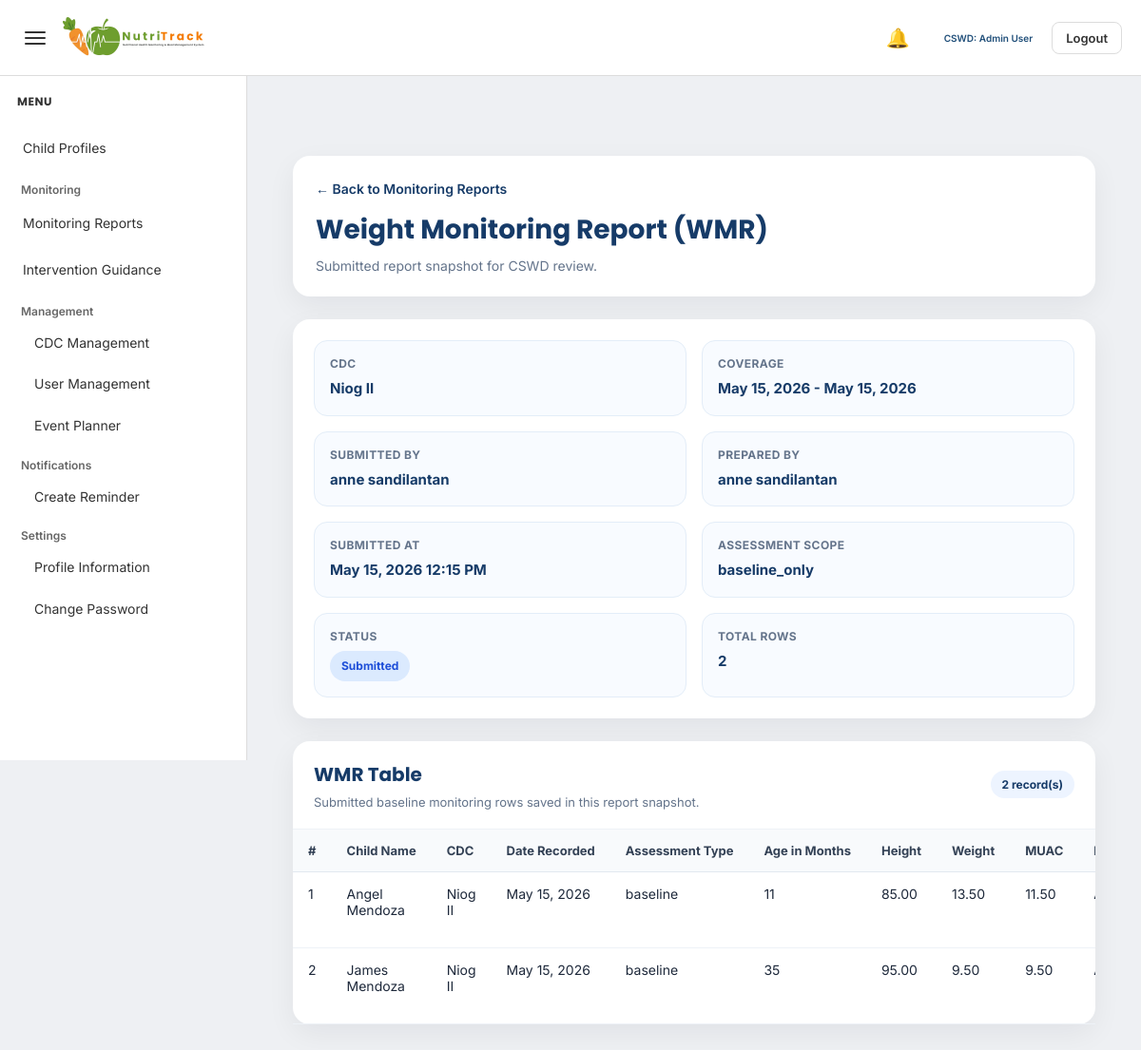
/admin/view_wmr_report.php?id=43 (signed in), run on the app's committed database.
### tables this page shows
CREATE TABLE `submitted_reports` (
  `submitted_report_id` int(11) NOT NULL,
  `report_type` varchar(100) NOT NULL,
  `cdc_id` int(11) NOT NULL,
  `submitted_by` int(11) NOT NULL,
  `date_from` date DEFAULT NULL,
  `date_to` date DEFAULT NULL,
  `submitted_at` datetime NOT NULL DEFAULT current_timestamp(),
  `status` varchar(50) NOT NULL DEFAULT 'submitted',
  `report_payload` longtext NOT NULL
);

CREATE TABLE `cdc` (
  `cdc_id` int(11) NOT NULL,
  `cdc_name` varchar(100) DEFAULT NULL,
  `barangay` varchar(100) DEFAULT NULL,
  `address` text DEFAULT NULL,
  `status` varchar(20) DEFAULT 'Active',
  `created_at` timestamp NOT NULL DEFAULT current_timestamp()
);

### admin/view_wmr_report.php (the view, shortened to what this page needs)
<?php
include '../config/database.php';
function h($value)
{
    return htmlspecialchars((string)$value, ENT_QUOTES, 'UTF-8');
}
function safe_value($value, $fallback = 'N/A')
{
    return (isset($value) && trim((string)$value) !== '') ? $value : $fallback;
}
function format_date_value($date, $fallback = 'N/A')
{
    $timestamp = strtotime($date);
    return date('F d, Y', $timestamp);
}
function format_datetime_value($date, $fallback = 'N/A')
{
    $timestamp = strtotime($date);
    return date('F d, Y h:i A', $timestamp);
}
$submitted_report_id = (int) $_GET['id'];
$report_sql = "
    SELECT
        sr.submitted_report_id,
        sr.report_type,
        sr.cdc_id,
        sr.submitted_by,
        sr.date_from,
        sr.date_to,
        sr.submitted_at,
        sr.status,
        sr.report_payload,
        c.cdc_name,
        c.barangay,
        c.address AS cdc_address,
        CONCAT(
            COALESCE(u.first_name, ''),
            CASE
                WHEN u.first_name IS NOT NULL AND u.first_name != '' AND u.last_name IS NOT NULL AND u.last_name != '' THEN ' '
                ELSE ''
            END,
            COALESCE(u.last_name, '')
        ) AS submitted_by_name
    FROM submitted_reports sr
    INNER JOIN cdc c ON sr.cdc_id = c.cdc_id
    INNER JOIN users u ON sr.submitted_by = u.user_id
    WHERE sr.submitted_report_id = ?
    LIMIT 1
";
$stmt_report = mysqli_prepare($conn, $report_sql);
mysqli_stmt_bind_param($stmt_report, "i", $submitted_report_id);
mysqli_stmt_execute($stmt_report);
$result_report = mysqli_stmt_get_result($stmt_report);
$report = mysqli_fetch_assoc($result_report);
$payload = json_decode($report['report_payload'], true);
$rows = [];
if (isset($payload['submitted_rows']) && is_array($payload['submitted_rows'])) {
    $rows = $payload['submitted_rows'];
}
$prepared_by = safe_value($payload['prepared_by'] ?? '', $report['submitted_by_name']);
$assessment_scope = safe_value($payload['assessment_scope'] ?? '', 'N/A');
$total_records = isset($payload['total_records']) ? (int)$payload['total_records'] : count($rows);
$coverage_text = 'All Dates';
if (!empty($report['date_from']) && !empty($report['date_to'])) {
    $coverage_text = format_date_value($report['date_from']) . ' - ' . format_date_value($report['date_to']);
} elseif (!empty($report['date_from'])) {
    $coverage_text = 'From ' . format_date_value($report['date_from']);
} elseif (!empty($report['date_to'])) {
    $coverage_text = 'Up to ' . format_date_value($report['date_to']);
}
$status = strtolower(trim((string)$report['status']));
$status_class = 'status-default';
if ($status === 'submitted') {
    $status_class = 'status-submitted';
} elseif ($status === 'reviewed') {
    $status_class = 'status-reviewed';
} elseif ($status === 'approved') {
    $status_class = 'status-approved';
} elseif ($status === 'returned') {
    $status_class = 'status-returned';
}
?>
<!DOCTYPE html>
<html lang="en">
<head>
    <link rel="stylesheet" href="../assets/admin/admin-style.css">
</head>
<body>
<?php include '../includes/admin_topbar.php'; ?>
<?php include '../includes/admin_sidebar.php'; ?>
<div class="main-content" id="mainContent">
    <div class="report-view-wrapper">
        <div class="report-header-card">
            <a href="monitoring_reports.php" class="back-link">← Back to Monitoring Reports</a>
            <div class="report-header">
                <h1>Weight Monitoring Report (WMR)</h1>
                <p>Submitted report snapshot for CSWD review.</p>
            </div>
        </div>
        <div class="summary-card">
            <div class="summary-grid">
                <div class="summary-item">
                    <div class="summary-label">CDC</div>
                    <div class="summary-value"><?php echo h(safe_value($payload['cdc_name'] ?? '', $report['cdc_name'])); ?></div>
                </div>
                <div class="summary-item">
                    <div class="summary-label">Coverage</div>
                    <div class="summary-value"><?php echo h($coverage_text); ?></div>
                </div>
                <div class="summary-item">
                    <div class="summary-label">Submitted By</div>
                    <div class="summary-value"><?php echo h(safe_value($report['submitted_by_name'])); ?></div>
                </div>
                <div class="summary-item">
                    <div class="summary-label">Prepared By</div>
                    <div class="summary-value"><?php echo h($prepared_by); ?></div>
                </div>
                <div class="summary-item">
                    <div class="summary-label">Submitted At</div>
                    <div class="summary-value"><?php echo h(format_datetime_value($report['submitted_at'])); ?></div>
                </div>
                <div class="summary-item">
                    <div class="summary-label">Assessment Scope</div>
                    <div class="summary-value"><?php echo h($assessment_scope); ?></div>
                </div>
                <div class="summary-item">
                    <div class="summary-label">Status</div>
                    <div class="summary-value">
                        <span class="status-badge <?php echo h($status_class); ?>">
                            <?php echo h(safe_value($report['status'])); ?>
                        </span>
                    </div>
                </div>
                <div class="summary-item">
                    <div class="summary-label">Total Rows</div>
                    <div class="summary-value"><?php echo (int)$total_records; ?></div>
                </div>
            </div>
        </div>
        <div class="table-card">
            <div class="table-header">
                <div>
                    <h2>WMR Table</h2>
                    <p>Submitted baseline monitoring rows saved in this report snapshot.</p>
                </div>
                <span class="record-count"><?php echo (int)$total_records; ?> record(s)</span>
            </div>
            <?php if (!empty($rows)): ?>
                <div class="table-wrap">
                    <table class="report-table">
                        <thead>
                            <tr>
                                <th>#</th>
                                <th>Child Name</th>
                                <th>CDC</th>
                                <th>Date Recorded</th>
                                <th>Assessment Type</th>
                                <th>Age in Months</th>
                                <th>Height</th>
                                <th>Weight</th>
                                <th>MUAC</th>
                                <th>Edema</th>
                            </tr>
                        </thead>
                        <tbody>
                            <?php foreach ($rows as $index => $row): ?>
                                <tr>
                                    <td><?php echo (int)($index + 1); ?></td>
                                    <td><?php echo h(safe_value($row['child_name'] ?? '')); ?></td>
                                    <td><?php echo h(safe_value($row['cdc_name'] ?? '', $report['cdc_name'])); ?></td>
                                    <td><?php echo h(format_date_value($row['date_recorded'] ?? '')); ?></td>
                                    <td><?php echo h(safe_value($row['assessment_type'] ?? '')); ?></td>
                                    <td><?php echo h(safe_value($row['age_in_months'] ?? '')); ?></td>
                                    <td><?php echo h(safe_value($row['height'] ?? '')); ?></td>
                                    <td><?php echo h(safe_value($row['weight'] ?? '')); ?></td>
                                    <td><?php echo h(safe_value($row['muac'] ?? '')); ?></td>
                                    <td><?php echo h(safe_value($row['edema_status'] ?? '', '--')); ?></td>
                                </tr>
                            <?php endforeach; ?>
                        </tbody>
                    </table>
                </div>
            <?php endif; ?>
        </div>
    </div>
</div>
</body>
</html>

### assets/admin/admin-style.css (style rules this page uses)
* { box-sizing:border-box; margin:0; padding:0; }
:root { --page-bg:#eef0f3; --card-bg:#ffffff; --text-color:#333333; --muted-text:#666666; --border-color:#dcdcdc; --input-bg:#ffffff; --input-border:#cfcfcf; --readonly-bg:#f5f5f5; --hover-bg:#edf3f8; --active-bg:#dbe7f3; --accent:#1F4E79; --secondary:#2E7D32; --alert:#C0392B; --warning:#E67E22; --table-head:#f7f7f7; --blue-soft:#cfdff1; --green-soft:#dce6da; --red-soft:#eadcdc; --orange-soft:#f4e2d3; }
body { background:var(--page-bg); font-family:'Inter', sans-serif; color:var(--text-color); }
a { text-decoration:none; }
.main-content { margin-left:260px; padding:140px 24px 24px; transition:margin-left 0.25s ease; }
.summary-grid { display:grid; grid-template-columns:repeat(3, 1fr); gap:18px; }
@media (max-width: 1200px) { .summary-grid { grid-template-columns:repeat(2, 1fr); } }

### admin/view_wmr_report.php (style rules this page uses)
.report-view-wrapper { padding: 24px; }
.report-header-card, .summary-card, .table-card { background: #ffffff; border-radius: 18px; box-shadow: 0 10px 30px rgba(15, 23, 42, 0.06); margin-bottom: 24px; }
.report-header-card { padding: 24px; }
.back-link { display: inline-flex; align-items: center; gap: 8px; text-decoration: none; color: #163b68; font-size: 14px; font-weight: 600; margin-bottom: 14px; }
.report-header h1 { margin: 0; font-family: 'Poppins', sans-serif; font-size: 28px; font-weight: 700; color: #163b68; }
.report-header p { margin: 8px 0 0; font-size: 14px; color: #64748b; }
.summary-card { padding: 22px; }
.summary-grid { display: grid; grid-template-columns: repeat(4, minmax(180px, 1fr)); gap: 16px; }
.summary-item { background: #f8fbff; border: 1px solid #e3edf8; border-radius: 14px; padding: 16px; }
.summary-label { font-size: 12px; font-weight: 700; color: #64748b; text-transform: uppercase; letter-spacing: 0.4px; margin-bottom: 8px; }
.summary-value { font-size: 15px; font-weight: 700; color: #163b68; line-height: 1.5; }
.table-header { padding: 20px 22px; border-bottom: 1px solid #eef2f7; display: flex; justify-content: space-between; align-items: center; gap: 12px; flex-wrap: wrap; }
.table-header h2 { margin: 0; font-family: 'Poppins', sans-serif; font-size: 20px; font-weight: 700; color: #163b68; }
.table-header p { margin: 6px 0 0; font-size: 13px; color: #64748b; }
.record-count, .status-badge { display: inline-flex; align-items: center; justify-content: center; padding: 7px 12px; border-radius: 999px; font-size: 12px; font-weight: 700; white-space: nowrap; }
.record-count { background: #edf4ff; color: #163b68; }
.status-badge { text-transform: capitalize; }
.status-submitted { background: #dbeafe; color: #1d4ed8; }
.table-wrap { width: 100%; overflow-x: auto; }
.report-table { width: 100%; min-width: 1450px; border-collapse: collapse; }
.report-table thead th { background: #f8fafc; font-size: 13px; font-weight: 700; color: #334155; text-align: left; padding: 14px 16px; border-bottom: 1px solid #e2e8f0; white-space: nowrap; }
.report-table tbody td { padding: 14px 16px; font-size: 14px; color: #1e293b; border-bottom: 1px solid #eef2f7; vertical-align: top; }
@media (max-width: 1200px) { .summary-grid { grid-template-columns: repeat(2, minmax(180px, 1fr)); } }

### data on the page
submitted_reports: cdc.cdc_name "Niog II", coverage_text "May 15, 2026 - May 15, 2026", submitted_at "May 15, 2026 12:15 PM", report_payload "baseline_only", status "Submitted", report_payload "2"

### other printed values
$admin_full_name "Admin User"
safe_value($report['submitted_by_name']) "anne sandilantan"
$prepared_by "anne sandilantan"
safe_value($row['child_name'] ?? '') "Angel Mendoza"
format_date_value($row['date_recorded'] ?? '') "May 15, 2026"
safe_value($row['assessment_type'] ?? '') "baseline"
safe_value($row['age_in_months'] ?? '') "11"
safe_value($row['height'] ?? '') "85.00"
safe_value($row['weight'] ?? '') "13.50"
safe_value($row['muac'] ?? '') "11.50"
safe_value($row['child_name'] ?? '') "James Mendoza"
safe_value($row['age_in_months'] ?? '') "35"
safe_value($row['height'] ?? '') "95.00"
safe_value($row['weight'] ?? '') "9.50"
safe_value($row['muac'] ?? '') "9.50"
